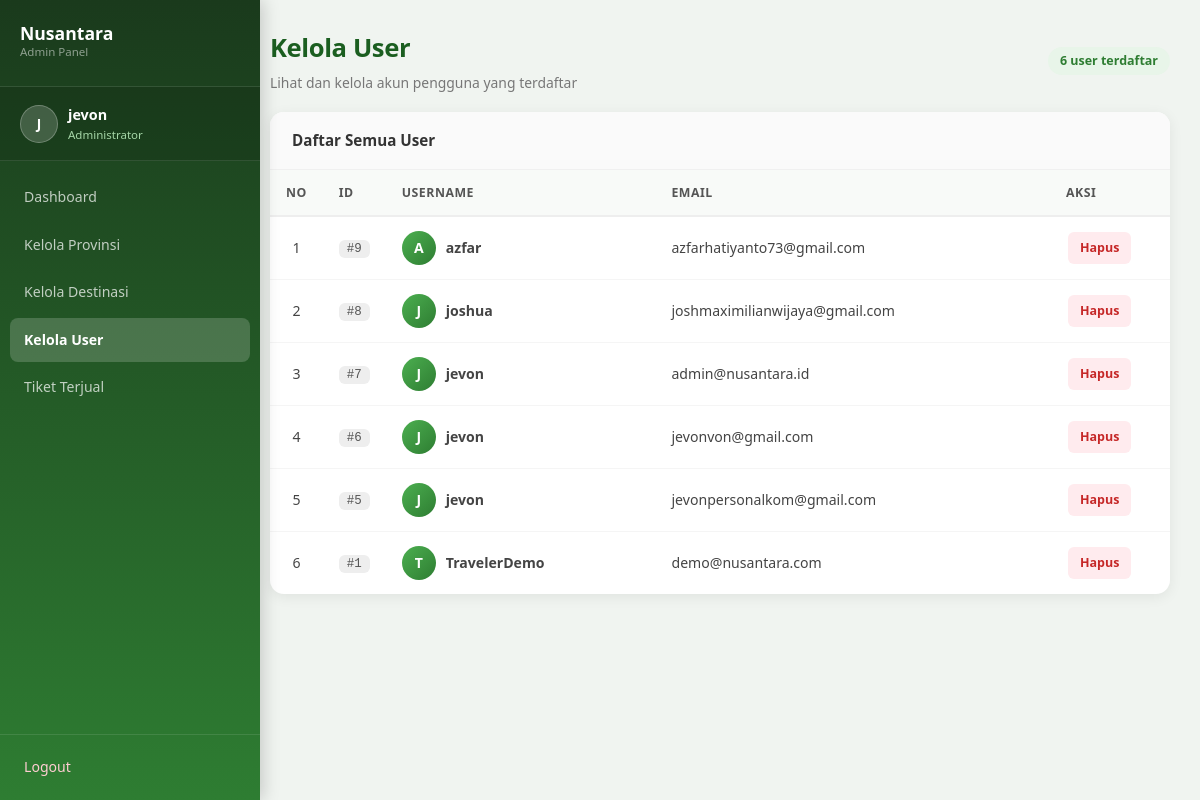
Screenshot of /admin/user.php (signed in) with the database file from the repository.
### tables this page shows
CREATE TABLE `users` (
  `id` int(11) NOT NULL,
  `email` varchar(150) NOT NULL,
  `username` varchar(100) NOT NULL,
  `password` varchar(255) NOT NULL,
  `role` varchar(20) DEFAULT 'user'
);

### admin/user.php (the view, shortened to what this page needs)
<?php
require_once '../koneksi.php';
$q_users    = mysqli_query($koneksi, "SELECT id, email, username FROM users ORDER BY id DESC");
$total_user = $q_users ? mysqli_num_rows($q_users) : 0;
?>
<!DOCTYPE html>
<html lang="id">
<head>
    <link rel="stylesheet" href="assets/css/admin.css">
</head>
<body class="admin-body">
    <?php require_once '_sidebar.php'; ?>
    <div class="page-header">
        <div>
            <h1 class="page-title">Kelola User</h1>
            <p class="page-sub">Lihat dan kelola akun pengguna yang terdaftar</p>
        </div>
        <span class="badge-count"><?= $total_user ?> user terdaftar</span>
    </div>
    <div class="admin-card">
        <div class="card-header">
            <h3>Daftar Semua User</h3>
        </div>
        <table class="admin-table">
            <thead>
                <tr>
                    <th width="50">No</th>
                    <th width="60">ID</th>
                    <th>Username</th>
                    <th>Email</th>
                    <th width="120">Aksi</th>
                </tr>
            </thead>
            <tbody>
                <?php if ($q_users && mysqli_num_rows($q_users) > 0): ?>
                    <?php $no = 1; while ($row = mysqli_fetch_assoc($q_users)): ?>
                        <tr>
                            <td class="text-center"><?= $no++ ?></td>
                            <td class="text-center">
                                <span class="badge-id">#<?= $row['id'] ?></span>
                            </td>
                            <td>
                                <div class="user-info">
                                    <div class="user-avatar-placeholder">
                                        <?= strtoupper(substr($row['username'], 0, 1)) ?>
                                    </div>
                                    <strong><?= htmlspecialchars($row['username']) ?></strong>
                                </div>
                            </td>
                            <td><?= htmlspecialchars($row['email']) ?></td>
                            <td>
                                <a href="user.php?hapus=<?= $row['id'] ?>"
                                   class="btn-sm btn-red"
                                   onclick="return confirm('Hapus user <?= htmlspecialchars($row['username'], ENT_QUOTES) ?>?\nAksi ini tidak bisa dibatalkan!')">
                                   Hapus
                                </a>
                            </td>
                        </tr>
                    <?php endwhile; ?>
                <?php else: ?>
                    <tr>
                        <td colspan="5" class="empty-row">Belum ada user yang mendaftar.</td>
                    </tr>
                <?php endif; ?>
            </tbody>
        </table>
    </div>
    </main>
    </div>
</body>
</html>

### admin/assets/css/admin.css (style rules this page uses)
*, *::before, *::after { box-sizing: border-box; margin: 0; padding: 0; }
body { font-family: 'Segoe UI', Tahoma, Geneva, Verdana, sans-serif; line-height: 1.6; }
.admin-body { background: #f0f4f0; min-height: 100vh; }
.page-header { display: flex; justify-content: space-between; align-items: center; margin-bottom: 18px; flex-wrap: wrap; gap: 12px; }
.page-title { font-size: 1.6rem; color: #1b5e20; font-weight: 800; margin-bottom: 3px; letter-spacing: -0.4px; }
.page-sub { color: #777; font-size: 0.87rem; }
.admin-card { background: white; border-radius: 14px; box-shadow: 0 3px 14px rgba(0,0,0,0.07); overflow: hidden; margin-bottom: 22px; }
.card-header { display: flex; justify-content: space-between; align-items: center; padding: 16px 22px; border-bottom: 1px solid #f0f0f0; background: #fafafa; }
.card-header h3 { font-size: 0.95rem; color: #333; font-weight: 700; }
.badge-count { background: #e8f5e9; color: #2e7d32; padding: 4px 12px; border-radius: 20px; font-size: 0.78rem; font-weight: 600; }
.badge-id { background: #eeeeee; color: #555; padding: 2px 8px; border-radius: 6px; font-size: 0.78rem; font-family: monospace; }
.admin-table { width: 100%; border-collapse: collapse; font-size: 0.88rem; }
.admin-table thead tr { background: #f8faf8; }
.admin-table th { padding: 13px 16px; text-align: left; font-weight: 700; color: #555; font-size: 0.77rem; text-transform: uppercase; letter-spacing: 0.5px; border-bottom: 2px solid #eee; }
.admin-table td { padding: 13px 16px; border-bottom: 1px solid #f5f5f5; color: #444; vertical-align: middle; }
.admin-table tbody tr:last-child td { border-bottom: none; }
.text-center { text-align: center; }
.user-info { display: flex; align-items: center; gap: 10px; }
.user-avatar-placeholder { width: 34px; height: 34px; border-radius: 50%; background: linear-gradient(135deg, #4CAF50, #2e7d32); display: flex; align-items: center; justify-content: center; color: white; font-weight: 700; font-size: 0.88rem; flex-shrink: 0; }
.btn-sm { display: inline-block; padding: 6px 12px; border-radius: 6px; font-size: 0.78rem; font-weight: 600; cursor: pointer; transition: transform 0.15s, opacity 0.15s; margin: 2px; white-space: nowrap; text-decoration: none; border: none; }
.btn-red { background: #ffebee; color: #c62828; }

### rows the page displays
users: id "9", username "A", username "azfar", email "azfarhatiyanto73@gmail.com"
users: id "8", username "J", username "joshua", email "joshmaximilianwijaya@gmail.com"
users: id "7", username "J", username "jevon", email "admin@nusantara.id"
users: id "6", username "J", username "jevon", email "jevonvon@gmail.com"
users: id "5", username "J", username "jevon", email "jevonpersonalkom@gmail.com"
users: id "1", username "T", username "TravelerDemo", email "demo@nusantara.com"

### other values shown
substr($_SESSION['admin_username'], 0, 1) "J"
$_SESSION['admin_username'] "jevon"
$total_user "6"
